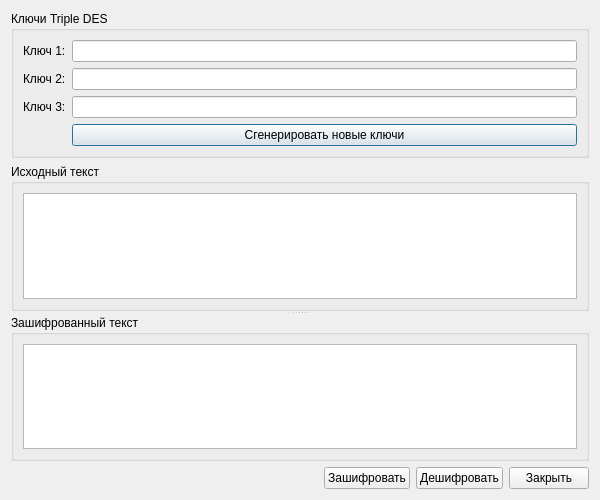
<?xml version="1.0" encoding="UTF-8"?>
<ui version="4.0">
 <class>CryptoDialog</class>
 <widget class="QDialog" name="CryptoDialog">
  <property name="geometry">
   <rect>
    <x>0</x>
    <y>0</y>
    <width>600</width>
    <height>500</height>
   </rect>
  </property>
  <property name="windowTitle">
   <string>Шифрование Triple DES</string>
  </property>
  <layout class="QVBoxLayout" name="verticalLayout">
   <item>
    <widget class="QGroupBox" name="keysGroupBox">
     <property name="title">
      <string>Ключи Triple DES</string>
     </property>
     <layout class="QFormLayout" name="formLayout">
      <item row="0" column="0">
       <widget class="QLabel" name="key1Label">
        <property name="text">
         <string>Ключ 1:</string>
        </property>
       </widget>
      </item>
      <item row="0" column="1">
       <widget class="QLineEdit" name="key1Edit">
        <property name="readOnly">
         <bool>true</bool>
        </property>
       </widget>
      </item>
      <item row="1" column="0">
       <widget class="QLabel" name="key2Label">
        <property name="text">
         <string>Ключ 2:</string>
        </property>
       </widget>
      </item>
      <item row="1" column="1">
       <widget class="QLineEdit" name="key2Edit">
        <property name="readOnly">
         <bool>true</bool>
        </property>
       </widget>
      </item>
      <item row="2" column="0">
       <widget class="QLabel" name="key3Label">
        <property name="text">
         <string>Ключ 3:</string>
        </property>
       </widget>
      </item>
      <item row="2" column="1">
       <widget class="QLineEdit" name="key3Edit">
        <property name="readOnly">
         <bool>true</bool>
        </property>
       </widget>
      </item>
      <item row="3" column="1">
       <widget class="QPushButton" name="generateKeysButton">
        <property name="text">
         <string>Сгенерировать новые ключи</string>
        </property>
       </widget>
      </item>
     </layout>
    </widget>
   </item>
   <item>
    <widget class="QSplitter" name="splitter">
     <property name="orientation">
      <enum>Qt::Vertical</enum>
     </property>
     <widget class="QGroupBox" name="plainTextGroupBox">
      <property name="title">
       <string>Исходный текст</string>
      </property>
      <layout class="QVBoxLayout" name="verticalLayout_2">
       <item>
        <widget class="QPlainTextEdit" name="plainTextEdit"/>
       </item>
      </layout>
     </widget>
     <widget class="QGroupBox" name="cipherTextGroupBox">
      <property name="title">
       <string>Зашифрованный текст</string>
      </property>
      <layout class="QVBoxLayout" name="verticalLayout_3">
       <item>
        <widget class="QPlainTextEdit" name="cipherTextEdit"/>
       </item>
      </layout>
     </widget>
    </widget>
   </item>
   <item>
    <layout class="QHBoxLayout" name="horizontalLayout">
     <item>
      <spacer name="horizontalSpacer">
       <property name="orientation">
        <enum>Qt::Horizontal</enum>
       </property>
       <property name="sizeHint" stdset="0">
        <size>
         <width>40</width>
         <height>20</height>
        </size>
       </property>
      </spacer>
     </item>
     <item>
      <widget class="QPushButton" name="encryptButton">
       <property name="text">
        <string>Зашифровать</string>
       </property>
       <property name="icon">
        <iconset resource="../resources.qrc">
         <normaloff>:/icons/encrypt.png</normaloff>:/icons/encrypt.png</iconset>
       </property>
      </widget>
     </item>
     <item>
      <widget class="QPushButton" name="decryptButton">
       <property name="text">
        <string>Дешифровать</string>
       </property>
       <property name="icon">
        <iconset resource="../resources.qrc">
         <normaloff>:/icons/decrypt.png</normaloff>:/icons/decrypt.png</iconset>
       </property>
      </widget>
     </item>
     <item>
      <widget class="QPushButton" name="closeButton">
       <property name="text">
        <string>Закрыть</string>
       </property>
      </widget>
     </item>
    </layout>
   </item>
  </layout>
 </widget>
 <resources>
  <include location="../resources.qrc"/>
 </resources>
 <connections>
  <connection>
   <sender>closeButton</sender>
   <signal>clicked()</signal>
   <receiver>CryptoDialog</receiver>
   <slot>accept()</slot>
   <hints>
    <hint type="sourcelabel">
     <x>549</x>
     <y>479</y>
    </hint>
    <hint type="destinationlabel">
     <x>299</x>
     <y>249</y>
    </hint>
   </hints>
  </connection>
 </connections>
</ui> 
